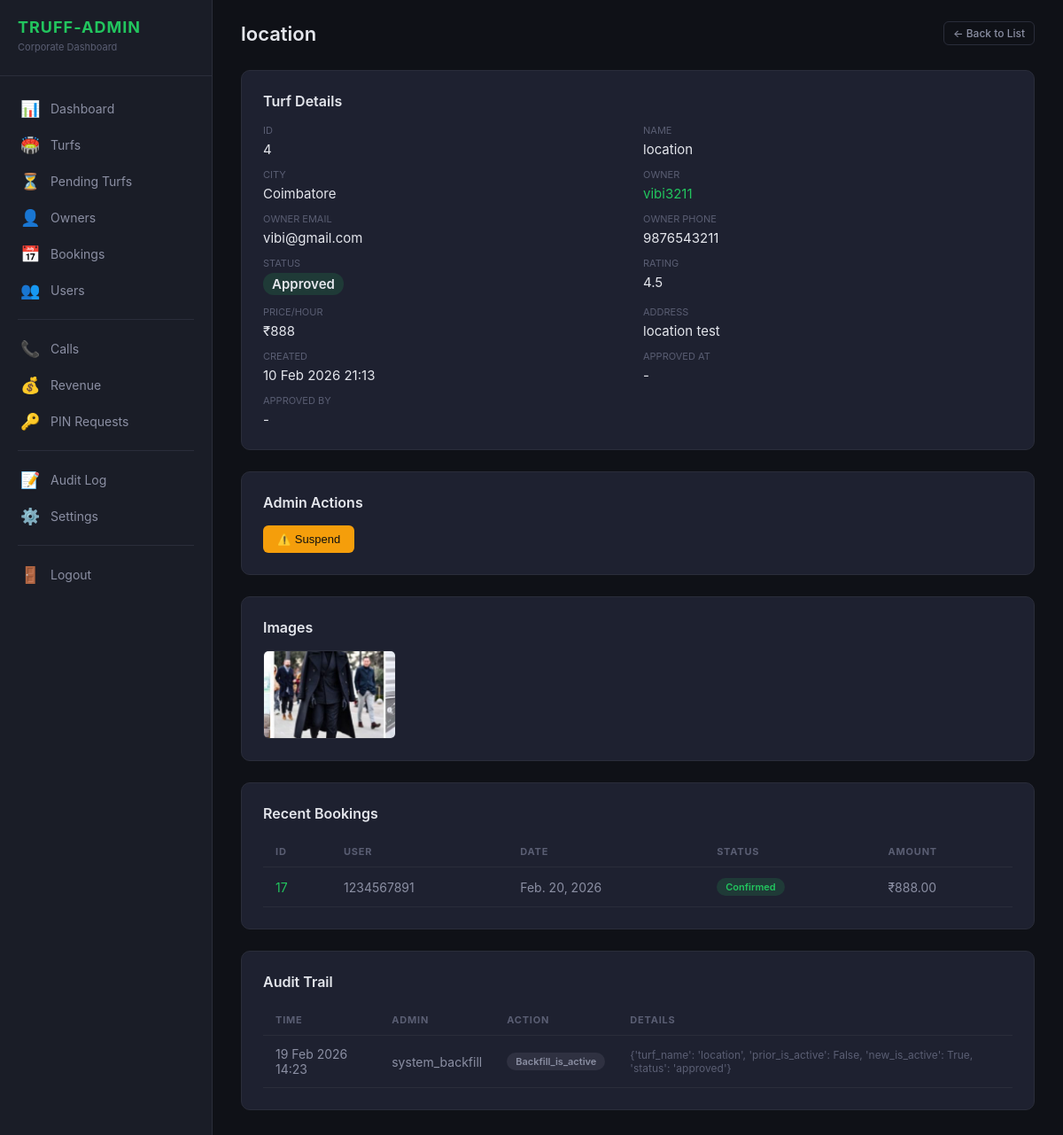
Page /truff-admin/turfs/4/ (signed in) on the committed database.
### turfs/models.py (models this page shows, shortened)
class Turf(models.Model):
    owner = models.ForeignKey(User, on_delete=models.CASCADE, related_name='turfs')
    name = models.CharField(max_length=200)
    description = models.TextField(blank=True, null=True)
    address = models.TextField()
    city = models.CharField(max_length=100)
    state = models.CharField(max_length=100)
    postal_code = models.CharField(max_length=10, blank=True, null=True)
    latitude = models.FloatField()
    longitude = models.FloatField()
    price_per_hour = models.IntegerField(validators=[MinValueValidator(1)])
    max_players = models.IntegerField(default=22, validators=[MinValueValidator(1)])
    status = models.CharField(max_length=20, choices=TurfStatus.choices, default=TurfStatus.PENDING)
    rejection_reason = models.TextField(blank=True, null=True)
    suspend_reason = models.TextField(blank=True, null=True)
    sports = models.ManyToManyField(Sport, related_name='turfs')
    amenities = models.ManyToManyField(Amenity, related_name='turfs')
    rating = models.FloatField(
        default=4.5,
        validators=[MinValueValidator(0.0), MaxValueValidator(5.0)]
    )
    review_count = models.IntegerField(default=0)
    is_active = models.BooleanField(default=False)
    google_maps_share_link = models.URLField(blank=True, null=True)
    created_at = models.DateTimeField(auto_now_add=True)
    updated_at = models.DateTimeField(auto_now=True)
    approved_at = models.DateTimeField(blank=True, null=True)
    approved_by = models.ForeignKey(
        User, on_delete=models.SET_NULL, null=True, blank=True,
        related_name='approved_turfs',
    )
    class Meta:
        ordering = ['-created_at']
        indexes = [
            models.Index(fields=['status', 'is_active']),
            models.Index(fields=['latitude', 'longitude']),
            models.Index(fields=['owner', 'status']),
        ]

class TurfImage(models.Model):
    turf = models.ForeignKey(Turf, on_delete=models.CASCADE, related_name='images')
    image = models.ImageField(upload_to='turf_images/')
    caption = models.CharField(max_length=255, blank=True, null=True)
    is_cover = models.BooleanField(default=False)
    uploaded_at = models.DateTimeField(auto_now_add=True)
    class Meta:
        ordering = ['-is_cover', '-uploaded_at']

### users/models.py (models this page shows, shortened)
class CustomUser(AbstractUser):
    class UserRole(models.TextChoices):
        USER = 'user', 'Normal User'
        TURF_OWNER = 'turf_owner', 'Turf Owner'
        PLATFORM_ADMIN = 'admin', 'Platform Admin'
    phone_number = models.CharField(max_length=15, blank=True, null=True)
    role = models.CharField(max_length=20, choices=UserRole.choices, default=UserRole.USER)
    profile_picture = models.ImageField(upload_to='profile_pictures/', blank=True, null=True)
    bio = models.TextField(blank=True, null=True)
    is_verified = models.BooleanField(default=False)
    total_bookings = models.PositiveIntegerField(default=0)
    total_credits = models.PositiveIntegerField(default=0)
    used_credits = models.PositiveIntegerField(default=0)
    created_at = models.DateTimeField(auto_now_add=True)
    updated_at = models.DateTimeField(auto_now=True)
    class Meta:
        ordering = ['-created_at']

### bookings/models.py (models this page shows, shortened)
class Booking(models.Model):
    user = models.ForeignKey(
        settings.AUTH_USER_MODEL,
        on_delete=models.CASCADE,
        related_name='bookings',
    )
    turf = models.ForeignKey(
        'turfs.Turf',
        on_delete=models.CASCADE,
        related_name='bookings',
    )
    preview = models.ForeignKey(
        BookingPreview,
        on_delete=models.SET_NULL,
        null=True, blank=True,
        related_name='booking',
    )
    booking_date = models.DateField()
    start_time = models.TimeField()
    end_time = models.TimeField()
    selected_slots = models.JSONField(null=True, blank=True)
    price_per_hour = models.DecimalField(max_digits=10, decimal_places=2, default=Decimal('0.00'))
    total_price = models.DecimalField(max_digits=10, decimal_places=2, default=Decimal('0.00'))
    discount = models.DecimalField(max_digits=10, decimal_places=2, default=Decimal('0.00'))
    final_price = models.DecimalField(max_digits=10, decimal_places=2, default=Decimal('0.00'))
    gst_amount = models.DecimalField(max_digits=10, decimal_places=2, default=Decimal('0.00'))
    commission = models.DecimalField(max_digits=10, decimal_places=2, default=Decimal('0.00'))
    platform_fee = models.DecimalField(max_digits=10, decimal_places=2, default=Decimal('0.00'))
    gst_on_platform_fee = models.DecimalField(max_digits=10, decimal_places=2, default=Decimal('0.00'))
    owner_payout = models.DecimalField(max_digits=10, decimal_places=2, default=Decimal('0.00'))
    payout_status = models.CharField(
        max_length=20,
        choices=PayoutStatus.choices,
        default=PayoutStatus.PENDING,
    )
    is_redeemed = models.BooleanField(default=False)
    credits_used = models.PositiveIntegerField(default=0)
    idempotency_key = models.UUIDField(unique=True, null=True, blank=True)
    booking_status = models.CharField(
        max_length=20,
        choices=BookingStatus.choices,
        default=BookingStatus.PENDING,
    )
    payment_status = models.CharField(
        max_length=20,
        choices=PaymentStatus.choices,
        default=PaymentStatus.PENDING,
    )
    notes = models.TextField(blank=True, null=True)
    cancelled_reason = models.TextField(blank=True, null=True)
    cancelled_at = models.DateTimeField(blank=True, null=True)
    cancelled_by_admin = models.BooleanField(default=False)
    created_at = models.DateTimeField(auto_now_add=True)
    updated_at = models.DateTimeField(auto_now=True)
    class Meta:
        ordering = ['-created_at']
        indexes = [
            models.Index(fields=['user', 'booking_date']),
            models.Index(fields=['turf', 'booking_date']),
            models.Index(fields=['booking_status']),
            models.Index(fields=['idempotency_key']),
        ]

### truff_admin_panel/models.py (models this page shows, shortened)
class AdminAuditLog(models.Model):
    actor = models.ForeignKey(
        settings.AUTH_USER_MODEL,
        on_delete=models.SET_NULL,
        null=True, blank=True,
        related_name='truff_audit_logs',
    )
    actor_name = models.CharField(max_length=150, blank=True, default='')
    action = models.CharField(max_length=100, db_index=True)
    target_model = models.CharField(max_length=100, db_index=True)
    target_id = models.IntegerField(default=0, db_index=True)
    details = models.JSONField(default=dict, blank=True)
    ip_address = models.GenericIPAddressField(null=True, blank=True)
    created_at = models.DateTimeField(auto_now_add=True, db_index=True)
    class Meta:
        ordering = ['-created_at']
        verbose_name = 'Admin Audit Log'
        verbose_name_plural = 'Admin Audit Logs'
        indexes = [
            models.Index(fields=['action', 'created_at']),
            models.Index(fields=['target_model', 'target_id']),
        ]

### truff_admin_panel/views.py (the view)
# urls.py: path('turfs/<int:turf_id>/', views.TurfDetailView.as_view(), name='turf_detail'),
class TurfDetailView(TruffAdminRequiredMixin, View):
    def get(self, request, turf_id):
        turf = get_object_or_404(Turf.objects.select_related('owner', 'approved_by'), pk=turf_id)
        images = turf.images.all()
        audit = AdminAuditLog.objects.filter(
            target_model='Turf', target_id=turf_id
        ).order_by('-created_at')[:20]
        bookings = Booking.objects.filter(turf=turf).select_related('user').order_by('-created_at')[:10]
        future_bookings_count = Booking.objects.filter(
            turf=turf,
            booking_date__gte=timezone.localdate(),
            booking_status=BookingStatus.CONFIRMED,
        ).count()
        return render(request, 'truff_admin/turf_detail.html', {
            'turf': turf,
            'images': images,
            'audit_logs': audit,
            'recent_bookings': bookings,
            'future_bookings_count': future_bookings_count,
        })

### truff_admin_panel/context_processors.py (called while the page is built)
def pending_turf_count(request):
    if not request.user.is_authenticated:
        return {}
    if not (request.user.is_staff or request.user.groups.filter(name='Truff Admin').exists()):
        return {}
    try:
        return {'pending_turf_count': Turf.objects.filter(status=TurfStatus.PENDING).count()}
    except Exception:
        return {'pending_turf_count': 0}

### truff_admin_panel/mixins.py (called while the page is built)
    def test_func(self):
        user = self.request.user
        if not user.is_authenticated:
            return False
        return user.is_staff or user.groups.filter(name='Truff Admin').exists()

### truff_admin_panel/templatetags/truff_tags.py (called while the page is built)
@register.filter
def status_badge(status):
    mapping = {
        'approved': 'badge-success',
        'active': 'badge-success',
        'confirmed': 'badge-success',
        'completed': 'badge-success',
        'paid': 'badge-success',
        'pending': 'badge-warning',
        'processing': 'badge-warning',
        'rejected': 'badge-danger',
        'cancelled': 'badge-danger',
        'failed': 'badge-danger',
        'suspended': 'badge-danger',
    }
    return mapping.get(str(status).lower(), 'badge-secondary')

### truff_admin_panel/templates/truff_admin/turf_detail.html (shortened to what this page needs)
{% extends "truff_admin/base.html" %}
{% load truff_tags %}
{% block content %}
<div class="topbar">
    <h1>{{ turf.name }}</h1>
    <div class="topbar-actions">
        <a href="/truff-admin/turfs/" class="btn btn-outline btn-sm">&#8592; Back to List</a>
    </div>
</div>
<div class="panel">
    <div class="panel-title">Turf Details</div>
    <div class="detail-grid">
        <div class="detail-item"><label>ID</label><span>{{ turf.id }}</span></div>
        <div class="detail-item"><label>Name</label><span>{{ turf.name }}</span></div>
        <div class="detail-item"><label>City</label><span>{{ turf.city|default:"-" }}</span></div>
        <div class="detail-item"><label>Owner</label><span><a href="/truff-admin/owners/{{ turf.owner.id }}/">{{ turf.owner.username }}</a></span></div>
        <div class="detail-item"><label>Owner Email</label><span>{{ turf.owner.email|default:"-" }}</span></div>
        <div class="detail-item"><label>Owner Phone</label><span>{{ turf.owner.phone_number|default:"-" }}</span></div>
        <div class="detail-item"><label>Status</label><span class="badge {{ turf.status|status_badge }}">{{ turf.status }}</span></div>
        <div class="detail-item"><label>Rating</label><span>{{ turf.rating }}</span></div>
        <div class="detail-item"><label>Price/Hour</label><span>&#8377;{{ turf.price_per_hour }}</span></div>
        <div class="detail-item"><label>Address</label><span>{{ turf.address|default:"-" }}</span></div>
        <div class="detail-item"><label>Created</label><span>{{ turf.created_at|date:"d M Y H:i" }}</span></div>
        <div class="detail-item"><label>Approved At</label><span>{% if turf.approved_at %}{{ turf.approved_at|date:"d M Y H:i" }}{% else %}-{% endif %}</span></div>
        <div class="detail-item"><label>Approved By</label><span>{{ turf.approved_by.username|default:"-" }}</span>
        </div>
    </div>
</div>
<div class="panel">
    <div class="panel-title">Admin Actions</div>
    <div style="display:flex;gap:10px;flex-wrap:wrap;">
        {% if turf.status == 'approved' %}
        <button class="btn btn-warning" onclick="showModal('suspend')">⚠️ Suspend</button>
        {% endif %}
    </div>
</div>
{% if images %}
<div class="panel">
    <div class="panel-title">Images</div>
    <div style="display:flex;gap:10px;flex-wrap:wrap;">
        {% for img in images %}
        <img src="{{ img.image.url }}"
            style="width:150px;height:100px;object-fit:cover;border-radius:6px;border:1px solid var(--border);">
        {% endfor %}
    </div>
</div>
{% endif %}
<div class="panel">
    <div class="panel-title">Recent Bookings</div>
    <table class="data-table">
        <thead>
            <tr>
                <th>ID</th>
                <th>User</th>
                <th>Date</th>
                <th>Status</th>
                <th>Amount</th>
            </tr>
        </thead>
        <tbody>
            {% for b in recent_bookings %}
            <tr>
                <td><a href="/truff-admin/bookings/{{ b.id }}/">{{ b.id }}</a></td>
                <td>{{ b.user.username }}</td>
                <td>{{ b.booking_date }}</td>
                <td><span class="badge {{ b.booking_status|status_badge }}">{{ b.booking_status }}</span></td>
                <td>&#8377;{{ b.final_price }}</td>
            </tr>
            {% empty %}
            <tr>
                <td colspan="5" style="text-align:center;color:var(--text-muted);">No bookings</td>
            </tr>
            {% endfor %}
        </tbody>
    </table>
</div>
<div class="panel">
    <div class="panel-title">Audit Trail</div>
    <table class="data-table">
        <thead>
            <tr>
                <th>Time</th>
                <th>Admin</th>
                <th>Action</th>
                <th>Details</th>
            </tr>
        </thead>
        <tbody>
            {% for log in audit_logs %}
            <tr>
                <td>{{ log.created_at|date:"d M Y H:i" }}</td>
                <td>{{ log.actor_name }}</td>
                <td><span class="badge badge-secondary">{{ log.action }}</span></td>
                <td style="font-size:12px;color:var(--text-muted);">{{ log.details }}</td>
            </tr>
            {% empty %}
            <tr>
                <td colspan="4" style="text-align:center;color:var(--text-muted);">No audit entries</td>
            </tr>
            {% endfor %}
        </tbody>
    </table>
</div>
{% endblock %}

### truff_admin_panel/static/truff_admin/css/style.css (style rules this page uses)
:root { --bg-primary: #0f1117; --bg-secondary: #1a1d27; --bg-card: #1e2130; --bg-hover: #252839; --border: #2a2d3a; --text-primary: #e4e6ec; --text-secondary: #8b8fa3; --text-muted: #5a5e73; --accent: #22c55e; --accent-hover: #16a34a; --accent-light: rgba(34, 197, 94, 0.12); --danger: #ef4444; --warning: #f59e0b; --info: #3b82f6; }
* { margin: 0; padding: 0; box-sizing: border-box; }
body { font-family: -apple-system, BlinkMacSystemFont, 'Segoe UI', Roboto, sans-serif; background: var(--bg-primary); color: var(--text-primary); min-height: 100vh; }
a { color: var(--accent); text-decoration: none; }
.topbar { display: flex; justify-content: space-between; align-items: center; margin-bottom: 28px; }
.topbar h1 { font-size: 22px; font-weight: 600; }
.topbar-actions { display: flex; gap: 12px; align-items: center; }
.panel { background: var(--bg-card); border: 1px solid var(--border); border-radius: 10px; padding: 24px; margin-bottom: 24px; }
.panel-title { font-size: 16px; font-weight: 600; margin-bottom: 16px; display: flex; justify-content: space-between; align-items: center; }
.data-table { width: 100%; border-collapse: collapse; }
.data-table th { text-align: left; padding: 10px 14px; font-size: 11px; text-transform: uppercase; letter-spacing: 0.8px; color: var(--text-muted); border-bottom: 1px solid var(--border); }
.data-table td { padding: 12px 14px; font-size: 14px; border-bottom: 1px solid var(--border); color: var(--text-secondary); }
.badge { display: inline-block; padding: 3px 10px; border-radius: 12px; font-size: 11px; font-weight: 600; text-transform: capitalize; }
.badge-success { background: rgba(34,197,94,0.15); color: #22c55e; }
.badge-secondary { background: rgba(139,143,163,0.15); color: #8b8fa3; }
.btn { display: inline-flex; align-items: center; gap: 6px; padding: 8px 16px; border: none; border-radius: 6px; font-size: 13px; font-weight: 500; cursor: pointer; transition: all 0.15s; }
.btn-warning { background: var(--warning); color: #111; }
.btn-outline { background: transparent; border: 1px solid var(--border); color: var(--text-secondary); }
.btn-sm { padding: 5px 10px; font-size: 12px; }
.detail-grid { display: grid; grid-template-columns: repeat(auto-fill, minmax(280px, 1fr)); gap: 12px; }
.detail-item label { display: block; font-size: 11px; color: var(--text-muted); text-transform: uppercase; margin-bottom: 4px; }
.detail-item span { font-size: 15px; color: var(--text-primary); }

### rows in the picture
Turf: name "location", id "4", city "Coimbatore", owner.username "vibi3211", owner.email "vibi@gmail.com", owner.phone_number "9876543211", status "Approved", rating "4.5", price_per_hour "888", address "location test", created_at "10 Feb 2026 21:13", approved_by.username "-"
TurfImage: image (picture)
Booking: id "17", user.username "1234567891", booking_date "Feb. 20, 2026", booking_status "Confirmed", final_price "888.00"
AdminAuditLog: created_at "19 Feb 2026 14:23", actor_name "system_backfill", action "Backfill_is_active", details "{'turf_name': 'location', 'prior_is_active': False, 'new_is_active': True, 'status': 'approved'}"
